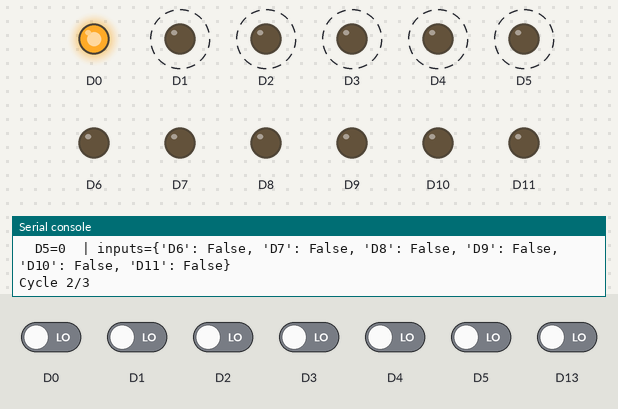
Bench run of a program on a simulated CircuitPython board. Parts: output pins drawn as LEDs (lit = HIGH), the last lines printed to the serial console. Dashed ring = blinking. The inputs (shaded band) are chosen by the test bench; at power-on: D0–5 LOW. At 8.5 s the program ends and the board releases its pins; the recording ends there.

Above: at 1.26 s.
1.3 s: D0 driven HIGH
At 1.47 s:
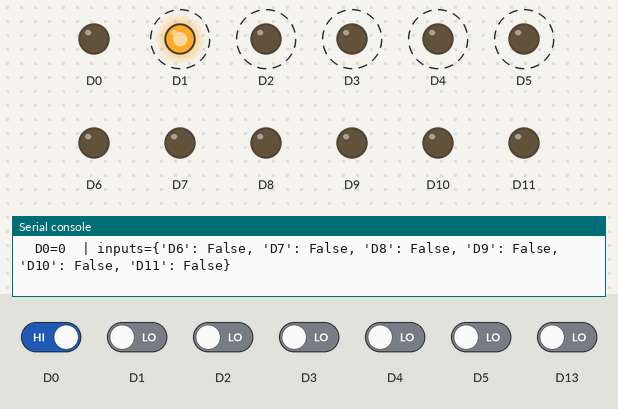
At 3.9 s:
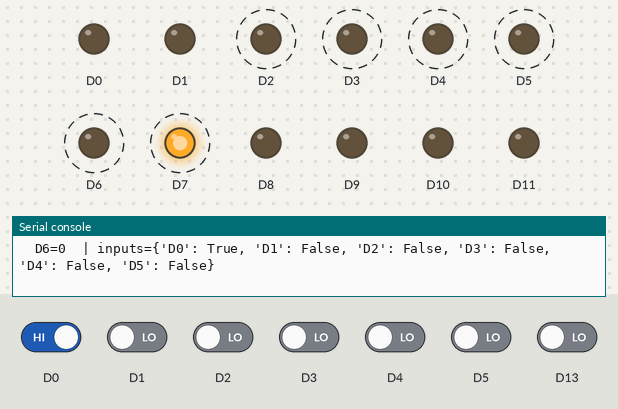
Timing chart, 0 to 8.5 s (numbered marks = the images above; inputs shaded):
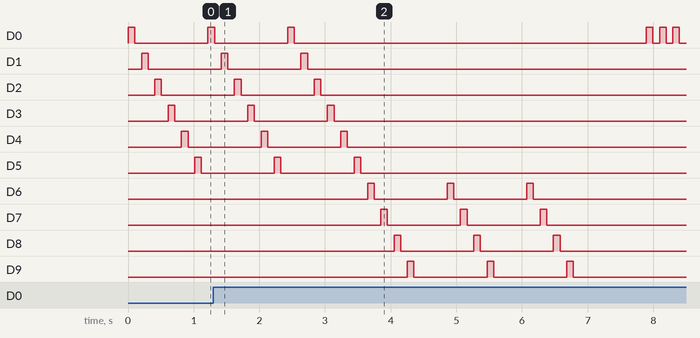

The program:

pin_group_tester.py
```python
import time
import board
import digitalio

# --- Utility helpers ---------------------------------------------------------

def get_board_pin(name):
    """Return the board pin object (e.g. board.D0) if it exists, else None."""
    return getattr(board, name, None)

def make_dio(pin_obj, direction, pull=None):
    """Create a DigitalInOut, set direction/pull, return it."""
    dio = digitalio.DigitalInOut(pin_obj)
    dio.direction = direction
    if pull is not None and direction == digitalio.Direction.INPUT:
        dio.pull = pull
    return dio

def deinit_many(objs):
    for o in objs:
        try:
            o.deinit()
        except Exception:
            pass

def configure_groups(output_names, input_names, input_pull=None):
    """
    Create DigitalInOut objects for output and input groups.
    Returns (outputs, inputs) as lists of (name, dio).
    Skips pins that don't exist on the current board.
    """
    outputs = []
    inputs = []

    # Create outputs
    for name in output_names:
        pin = get_board_pin(name)
        if pin is None:
            print(f"Skipping {name}: not present on this board")
            continue
        try:
            dio = make_dio(pin, digitalio.Direction.OUTPUT)
            dio.value = False
            outputs.append((name, dio))
        except Exception as e:
            print(f"Skipping {name}: {e}")

    # Create inputs
    for name in input_names:
        pin = get_board_pin(name)
        if pin is None:
            print(f"Skipping {name}: not present on this board")
            continue
        try:
            dio = make_dio(pin, digitalio.Direction.INPUT, pull=input_pull)
            inputs.append((name, dio))
        except Exception as e:
            print(f"Skipping {name}: {e}")

    return outputs, inputs

def exercise_pairs(outputs, inputs, cycles=3, step_delay=0.1):
    """
    For each output pin, toggle HIGH then LOW while reading all inputs.
    """
    if not outputs or not inputs:
        print("Nothing to test in this phase (no outputs or no inputs).")
        return

    print("\n--- Exercising outputs --> reading inputs ---")
    print(f"Outputs: {[n for n, _ in outputs]}")
    print(f"Inputs : {[n for n, _ in inputs]}")
    for c in range(cycles):
        print(f"Cycle {c+1}/{cycles}")
        for out_name, out_dio in outputs:
            # Drive HIGH
            out_dio.value = True
            time.sleep(step_delay)
            readings = {in_name: in_dio.value for in_name, in_dio in inputs}
            print(f"  {out_name}=1  | inputs={readings}")

            # Drive LOW
            out_dio.value = False
            time.sleep(step_delay)
            readings = {in_name: in_dio.value for in_name, in_dio in inputs}
            print(f"  {out_name}=0  | inputs={readings}")
    print("--- Phase complete ---\n")

# --- Test 1: D0–D5 as outputs, D6–D11 as inputs ------------------------------

group_A_out = ["D0", "D1", "D2", "D3", "D4", "D5"]
group_B_in  = ["D6", "D7", "D8", "D9", "D10", "D11"]

outs, ins = configure_groups(group_A_out, group_B_in, input_pull=None)  # no pull to avoid fighting outputs
try:
    exercise_pairs(outs, ins, cycles=3, step_delay=0.1)
finally:
    deinit_many([d for _, d in outs] + [d for _, d in ins])

# --- Test 2: swap roles (D0–D5 inputs, D6–D11 outputs) -----------------------

group_A_in  = ["D0", "D1", "D2", "D3", "D4", "D5"]
group_B_out = ["D6", "D7", "D8", "D9", "D10", "D11"]

outs, ins = configure_groups(group_B_out, group_A_in, input_pull=None)
try:
    exercise_pairs(outs, ins, cycles=3, step_delay=0.1)
finally:
    deinit_many([d for _, d in outs] + [d for _, d in ins])

# --- Test 3: Pair test D0 <-> D13 (D0=input, D13=output) --------------------

print("\n--- D0 (INPUT)  <==  D13 (OUTPUT) ---")
outs, ins = configure_groups(["D13"], ["D0"], input_pull=None)
try:
    exercise_pairs(outs, ins, cycles=3, step_delay=0.1)
finally:
    deinit_many([d for _, d in outs] + [d for _, d in ins])

# --- Test 4: Pair test D0 <-> D13 (D0=output, D13=input) --------------------

print("\n--- D0 (OUTPUT)  ==>  D13 (INPUT) ---")
outs, ins = configure_groups(["D0"], ["D13"], input_pull=None)
try:
    exercise_pairs(outs, ins, cycles=3, step_delay=0.1)
finally:
    deinit_many([d for _, d in outs] + [d for _, d in ins])

print("All phases complete.")
```

Measured:
- by itself, D1–5: alternates HIGH for 0.10 s and LOW for 1.1 s, 4 changes in all, then stays LOW
- by itself, D6, D7: alternates HIGH for 0.10 s and LOW for 1.1 s, 6 changes in all, then stays LOW
- by itself, D8–10: alternates HIGH for 0.10 s and LOW for 1.1 s
